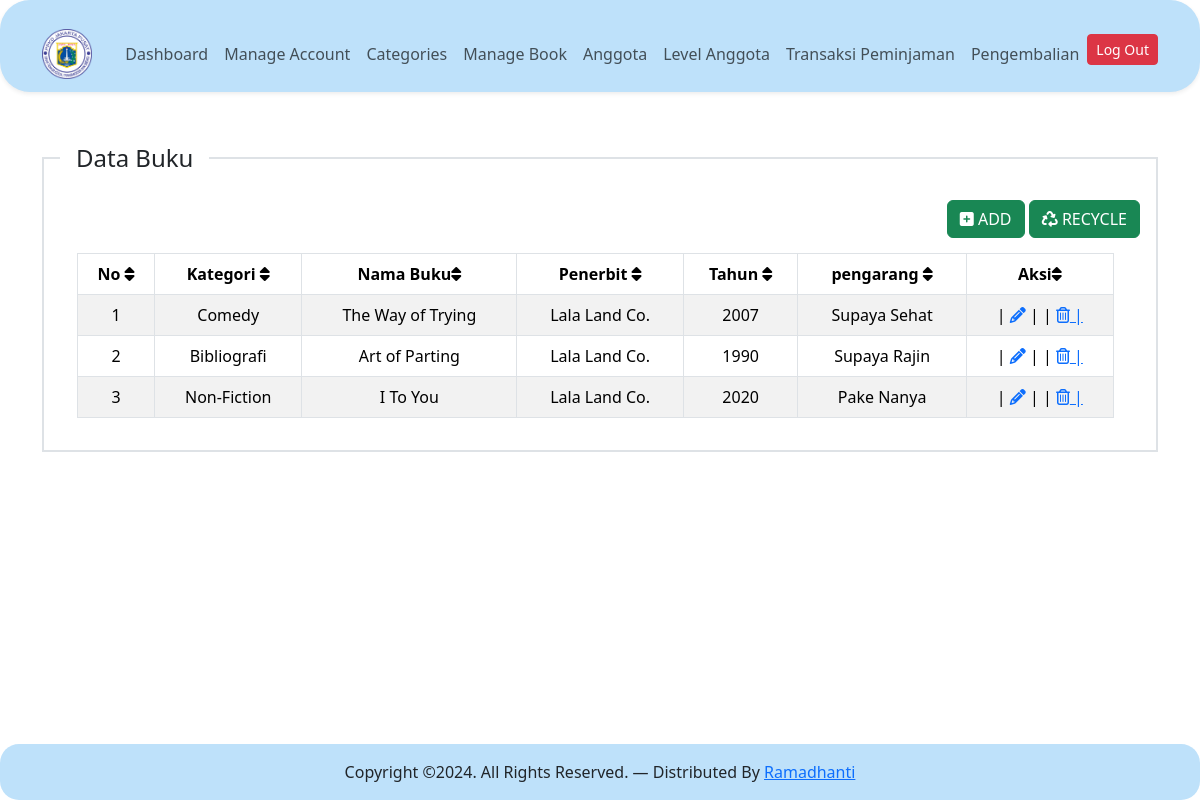
The app's page /controler/index.php?pg=book (signed in) with its own data.
### tables this page shows
CREATE TABLE `books` (
  `id` int(11) NOT NULL,
  `id_kategori` int(11) NOT NULL,
  `nama_buku` varchar(50) NOT NULL,
  `penerbit` varchar(50) NOT NULL,
  `tahun` varchar(10) NOT NULL,
  `pengarang` varchar(50) NOT NULL,
  `created_at` timestamp NOT NULL DEFAULT current_timestamp(),
  `updated_at` timestamp NOT NULL DEFAULT current_timestamp() ON UPDATE current_timestamp()
);

CREATE TABLE `kategori` (
  `id` int(11) NOT NULL,
  `nama_kategori` varchar(50) NOT NULL,
  `created_at` timestamp NOT NULL DEFAULT current_timestamp(),
  `updated_at` timestamp NOT NULL DEFAULT current_timestamp() ON UPDATE current_timestamp()
);

### content/book.php (the view)
<?php
$buku = mysqli_query($koneksi, "SELECT kategori.nama_kategori, books.* FROM books LEFT JOIN kategori ON kategori.id = books.id_kategori ORDER BY id DESC");
?>
<div class="wrapper">
    <div class="container mt-5">
        <div class="row">
            <div col-sm-12>
                <fieldset class="border border-2 p-3" style="border-width: 2px; border-color: black; border-style: solid;">
                    <legend class="float-none w-auto px-3">Data Buku</legend>
                    <div align="right">
                        <a href="?pg=tambah_buku" class="btn btn-success"><i class="fa-solid fa-square-plus"></i> ADD</a>
                        <a href="index.php" class="btn btn-success"><i class="fa-solid fa-recycle"></i> RECYCLE</a>
                    </div>
                    <div class="table-responsive">
                        <table class="table table-bordered text-center table-striped table-hovered" style="margin-top:15px;margin-left:17px; width:96%; background: #E6E6FA;">
                            <thead>
                                <tr>
                                    <th>No <i class="fa-solid fa-sort ms-6"></i></th>
                                    <th>Kategori <i class="fa-solid fa-sort ms-6"></i></th>
                                    <th>Nama Buku<i class="fa-solid fa-sort"></i></i></th>
                                    <th>Penerbit <i class="fa-solid fa-sort"></i></th>
                                    <th>Tahun <i class="fa-solid fa-sort"></i></th>
                                    <th>pengarang <i class="fa-solid fa-sort"></i></th>
                                    <th>Aksi<i class="fa-solid fa-sort"></i></th>
                                </tr>
                            </thead>
                            <tbody>
                                <?php
                                $no = 1;
                                while ($rowBook = mysqli_fetch_assoc($buku)): ?>
                                    <tr>
                                        <td><?php echo $no++ ?></td>
                                        <td><?php echo $rowBook['nama_kategori'] ?></td>
                                        <td><?php echo $rowBook['nama_buku'] ?></td>
                                        <td><?php echo $rowBook['penerbit'] ?></td>
                                        <td><?php echo $rowBook['tahun'] ?></td>
                                        <td><?php echo $rowBook['pengarang'] ?></td>
                                        <td>| <a href="?pg=tambah_buku&edit=<?php echo $rowBook['id'] ?>"><span class="fa-solid fa-pencil"></span></a> | | <a href="?pg=tambah_buku&delete=<?php echo $rowBook['id'] ?>" onclick="return confirm('Apakah anda yakin akan menghapus data ini??')"><span class="fa-regular fa-trash-can"></span> |</a></td>
                                    </tr>
                                <?php endwhile ?>
                            </tbody>
                        </table>
                    </div>
                </fieldset>
            </div>
        </div>
    </div>
</div>

### controler/index.php (shortened to what this page needs)
<!DOCTYPE html>
<html lang="en">
<head>
    <link rel="stylesheet" href="../assets/css/bootstrap.min.css">
    <link href="../assets/fontawesome/css/all.min.css" rel="stylesheet">
</head>
<body>
    <div class="wrapper">
        <?php
        include '../inc/header.php';
        ?>
        <div class="content">
            <?php
            if (isset($_GET['pg'])) {
                if (file_exists('../content/' . $_GET['pg'] . '.php')) {
                    include '../content/' . $_GET['pg'] . '.php';
                }
            } else {
                include '../content/dashboard.php';
            }
            ?>
        </div>
    <?php
    include '../inc/footer.php';
    ?>
</body>
</html>

### inc/header.php (shortened to what this page needs)
<!DOCTYPE html>
<html lang="en">
<head>
  <link rel="stylesheet" href="../assets/css/bootstrap.min.css">
  <link href="../assets/fontawesome/css/all.min.css" rel="stylesheet">
</head>
<body>
  <nav class="navbar navbar-expand-lg shadow-sm sticky-top mb-5" style="background-color: #bee1fa; -webkit-border-radius: 30px; -moz-border-radius: 30px; border-radius: 30px;">
    <div class="container mt-3 justify-content-center">
      <a class="navbar-brand" href="index.php"><img src="../img/2.png" width="50px"></a>
      <div class="collapse navbar-collapse" id="navAltMarkup">
        <ul class="custom-navbar-nav navbar-nav ms-auto">
          <li class="nav-item">
            <a class="nav-link" href="index.php">Dashboard</a>
          </li>
          <li>
            <a class="nav-link" href="?pg=user">Manage Account</a>
          </li>
          <li>
            <a class="nav-link" href="?pg=categories">Categories</a>
          </li>
          <li>
            <a class="nav-link" href="?pg=book">Manage Book</a>
          </li>
          <li>
            <a class="nav-link" href="?pg=anggota">Anggota</a>
          </li>
          <li>
            <a class="nav-link" href="?pg=level">Level Anggota</a>
          </li>
          <li>
            <a class="nav-link" href="?pg=pinjam">Transaksi Peminjaman</a>
          </li>
          <li>
            <a class="nav-link" href="?pg=kembali">Pengembalian</a>
          </li>
          <li>
            <a href="logout.php" class="btn btn-danger btn-sm">Log Out</a>
          </li>
        </ul>
      </div>
    </div>
    </div>
</body>
</html>

### inc/footer.php (shortened to what this page needs)
<!DOCTYPE html>
<html lang="en">
<head>
    <link rel="stylesheet" href="assets/css/bootstrap.min.css">
    <link href="../assets/fontawesome/css/all.min.css" rel="stylesheet">
</head>
<body>
    <footer class="fixed-bottom text-center p-3" style="background-color: #bee1fa; -webkit-border-radius: 19px; -moz-border-radius: 19px; border-radius: 19px;">
        <p class="mb-0">Copyright &copy;. All Rights Reserved. &mdash; Distributed By <a href="index.php">Ramadhanti</a>
        </p>
    </footer>
</body>
</html>

### records on screen
books: id_kategori.nama_kategori "Comedy", nama_buku "The Way of Trying", penerbit "Lala Land Co.", tahun "2007", pengarang "Supaya Sehat"
books: id_kategori.nama_kategori "Bibliografi", nama_buku "Art of Parting", penerbit "Lala Land Co.", tahun "1990", pengarang "Supaya Rajin"
books: id_kategori.nama_kategori "Non-Fiction", nama_buku "I To You", penerbit "Lala Land Co.", tahun "2020", pengarang "Pake Nanya"
